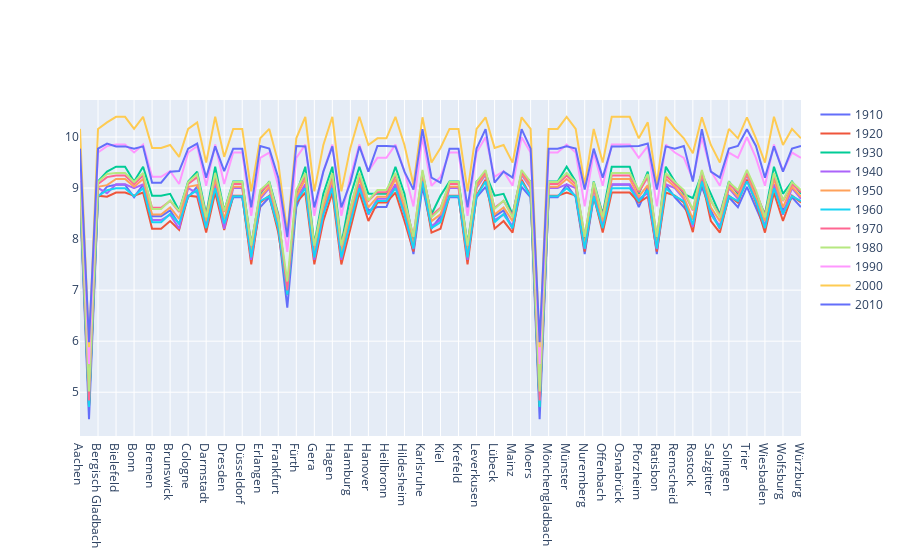

Notebook cell for this chart:
### Code cell
fig = go.Figure()
fig.add_trace(go.Scatter(y=decade_19_1['AverageTemperature'], x=decade_19_1.index,name='1910'))
fig.add_trace(go.Scatter(y=decade_19_2['AverageTemperature'], x=decade_19_2.index, name='1920'))
fig.add_trace(go.Scatter(y=decade_19_3['AverageTemperature'], x=decade_19_3.index, name='1930'))
fig.add_trace(go.Scatter(y=decade_19_4['AverageTemperature'], x=decade_19_4.index, name='1940'))
fig.add_trace(go.Scatter(y=decade_19_5['AverageTemperature'], x=decade_19_5.index, name='1950'))
fig.add_trace(go.Scatter(y=decade_19_6['AverageTemperature'], x=decade_19_6.index, name='1960'))
fig.add_trace(go.Scatter(y=decade_19_7['AverageTemperature'], x=decade_19_7.index, name='1970'))
fig.add_trace(go.Scatter(y=decade_19_8['AverageTemperature'], x=decade_19_8.index, name='1980'))
fig.add_trace(go.Scatter(y=decade_19_9['AverageTemperature'], x=decade_19_9.index, name='1990'))
fig.add_trace(go.Scatter(y=decade_20_1['AverageTemperature'], x=decade_20_1.index, name='2000'))
fig.add_trace(go.Scatter(y=decade_20_2['AverageTemperature'], x=decade_20_2.index, name='2010'))

### Figure 1 — Plotly figure (JSON) as saved in the notebook; plotly's stock layout.template omitted (floating-point values rounded to 4 significant figures)
{"data": [{"name": "1910", "type": "scatter", "x": ["Aachen", "Augsburg", "Bergisch Gladbach", "Berlin", "Bielefeld", "Bochum", "Bonn", "Bottrop", "Bremen", "Bremerhaven", "Brunswick", "Chemnitz", "Cologne", "Cottbus", "Darmstadt", "Dortmund", "Dresden", "Duisburg", "Düsseldorf", "Erfurt", "Erlangen", "Essen", "Frankfurt", "Freiburg", "Fürth", "Gelsenkirchen", "Gera", "Göttingen", "Hagen", "Halle", "Hamburg", "Hamm", "Hanover", "Heidelberg", "Heilbronn", "Herne", "Hildesheim", "Ingolstadt", "Karlsruhe", "Kassel", "Kiel", "Koblenz", "Krefeld", "Leipzig", "Leverkusen", "Ludwigshafen", "Lübeck", "Magdeburg", "Mainz", "Mannheim", "Moers", "Munich", "Mönchengladbach", "Mülheim", "Münster", "Neuss", "Nuremberg", "Oberhausen", "Offenbach", "Oldenburg", "Osnabrück", "Paderborn", "Pforzheim", "Potsdam", "Ratisbon", "Recklinghausen", "Remscheid", "Reutlingen", "Rostock", "Saarbrücken", "Salzgitter", "Siegen", "Solingen", "Stuttgart", "Trier", "Ulm", "Wiesbaden", "Witten", "Wolfsburg", "Wuppertal", "Würzburg"], "y": [8.819, 4.471, 8.819, 9.029, 9.066, 9.066, 8.819, 9.066, 8.445, 8.445, 8.562, 8.29, 8.819, 9.029, 8.203, 9.066, 8.29, 8.819, 8.819, 7.629, 8.626, 8.819, 8.203, 6.658, 8.626, 9.066, 7.629, 8.562, 9.066, 7.629, 8.445, 9.066, 8.562, 8.626, 8.626, 9.066, 8.562, 7.707, 9.025, 8.203, 8.445, 8.819, 8.819, 7.629, 8.819, 9.025, 8.445, 8.562, 8.203, 9.025, 8.819, 4.471, 8.819, 8.819, 9.066, 8.819, 7.707, 8.819, 8.203, 9.066, 9.066, 9.066, 8.626, 9.029, 7.707, 9.066, 8.819, 8.626, 8.391, 9.025, 8.562, 8.203, 8.819, 8.626, 9.025, 8.626, 8.203, 9.066, 8.562, 8.819, 8.626]}, {"name": "1920", "type": "scatter", "x": ["Aachen", "Augsburg", "Bergisch Gladbach", "Berlin", "Bielefeld", "Bochum", "Bonn", "Bottrop", "Bremen", "Bremerhaven", "Brunswick", "Chemnitz", "Cologne", "Cottbus", "Darmstadt", "Dortmund", "Dresden", "Duisburg", "Düsseldorf", "Erfurt", "Erlangen", "Essen", "Frankfurt", "Freiburg", "Fürth", "Gelsenkirchen", "Gera", "Göttingen", "Hagen", "Halle", "Hamburg", "Hamm", "Hanover", "Heidelberg", "Heilbronn", "Herne", "Hildesheim", "Ingolstadt", "Karlsruhe", "Kassel", "Kiel", "Koblenz", "Krefeld", "Leipzig", "Leverkusen", "Ludwigshafen", "Lübeck", "Magdeburg", "Mainz", "Mannheim", "Moers", "Munich", "Mönchengladbach", "Mülheim", "Münster", "Neuss", "Nuremberg", "Oberhausen", "Offenbach", "Oldenburg", "Osnabrück", "Paderborn", "Pforzheim", "Potsdam", "Ratisbon", "Recklinghausen", "Remscheid", "Reutlingen", "Rostock", "Saarbrücken", "Salzgitter", "Siegen", "Solingen", "Stuttgart", "Trier", "Ulm", "Wiesbaden", "Witten", "Wolfsburg", "Wuppertal", "Würzburg"], "y": [8.851, 4.74, 8.851, 8.832, 8.911, 8.911, 8.851, 8.911, 8.204, 8.204, 8.354, 8.18, 8.851, 8.832, 8.127, 8.911, 8.18, 8.851, 8.851, 7.504, 8.716, 8.851, 8.127, 6.98, 8.716, 8.911, 7.504, 8.354, 8.911, 7.504, 8.204, 8.911, 8.354, 8.716, 8.716, 8.911, 8.354, 7.755, 9.163, 8.127, 8.204, 8.851, 8.851, 7.504, 8.851, 9.163, 8.204, 8.354, 8.127, 9.163, 8.851, 4.74, 8.851, 8.851, 8.911, 8.851, 7.755, 8.851, 8.127, 8.911, 8.911, 8.911, 8.716, 8.832, 7.755, 8.911, 8.851, 8.716, 8.135, 9.163, 8.354, 8.127, 8.851, 8.716, 9.163, 8.716, 8.127, 8.911, 8.354, 8.851, 8.716]}, {"name": "1930", "type": "scatter", "x": ["Aachen", "Augsburg", "Bergisch Gladbach", "Berlin", "Bielefeld", "Bochum", "Bonn", "Bottrop", "Bremen", "Bremerhaven", "Brunswick", "Chemnitz", "Cologne", "Cottbus", "Darmstadt", "Dortmund", "Dresden", "Duisburg", "Düsseldorf", "Erfurt", "Erlangen", "Essen", "Frankfurt", "Freiburg", "Fürth", "Gelsenkirchen", "Gera", "Göttingen", "Hagen", "Halle", "Hamburg", "Hamm", "Hanover", "Heidelberg", "Heilbronn", "Herne", "Hildesheim", "Ingolstadt", "Karlsruhe", "Kassel", "Kiel", "Koblenz", "Krefeld", "Leipzig", "Leverkusen", "Ludwigshafen", "Lübeck", "Magdeburg", "Mainz", "Mannheim", "Moers", "Munich", "Mönchengladbach", "Mülheim", "Münster", "Neuss", "Nuremberg", "Oberhausen", "Offenbach", "Oldenburg", "Osnabrück", "Paderborn", "Pforzheim", "Potsdam", "Ratisbon", "Recklinghausen", "Remscheid", "Reutlingen", "Rostock", "Saarbrücken", "Salzgitter", "Siegen", "Solingen", "Stuttgart", "Trier", "Ulm", "Wiesbaden", "Witten", "Wolfsburg", "Wuppertal", "Würzburg"], "y": [9.13, 4.716, 9.13, 9.322, 9.418, 9.418, 9.13, 9.418, 8.85, 8.85, 8.888, 8.554, 9.13, 9.322, 8.486, 9.418, 8.554, 9.13, 9.13, 7.9, 8.887, 9.13, 8.486, 6.918, 8.887, 9.418, 7.9, 8.888, 9.418, 7.9, 8.85, 9.418, 8.888, 8.887, 8.887, 9.418, 8.888, 7.948, 9.282, 8.486, 8.85, 9.13, 9.13, 7.9, 9.13, 9.282, 8.85, 8.888, 8.486, 9.282, 9.13, 4.716, 9.13, 9.13, 9.418, 9.13, 7.948, 9.13, 8.486, 9.418, 9.418, 9.418, 8.887, 9.322, 7.948, 9.418, 9.13, 8.887, 8.803, 9.282, 8.888, 8.486, 9.13, 8.887, 9.282, 8.887, 8.486, 9.418, 8.888, 9.13, 8.887]}, {"name": "1940", "type": "scatter", "x": ["Aachen", "Augsburg", "Bergisch Gladbach", "Berlin", "Bielefeld", "Bochum", "Bonn", "Bottrop", "Bremen", "Bremerhaven", "Brunswick", "Chemnitz", "Cologne", "Cottbus", "Darmstadt", "Dortmund", "Dresden", "Duisburg", "Düsseldorf", "Erfurt", "Erlangen", "Essen", "Frankfurt", "Freiburg", "Fürth", "Gelsenkirchen", "Gera", "Göttingen", "Hagen", "Halle", "Hamburg", "Hamm", "Hanover", "Heidelberg", "Heilbronn", "Herne", "Hildesheim", "Ingolstadt", "Karlsruhe", "Kassel", "Kiel", "Koblenz", "Krefeld", "Leipzig", "Leverkusen", "Ludwigshafen", "Lübeck", "Magdeburg", "Mainz", "Mannheim", "Moers", "Munich", "Mönchengladbach", "Mülheim", "Münster", "Neuss", "Nuremberg", "Oberhausen", "Offenbach", "Oldenburg", "Osnabrück", "Paderborn", "Pforzheim", "Potsdam", "Ratisbon", "Recklinghausen", "Remscheid", "Reutlingen", "Rostock", "Saarbrücken", "Salzgitter", "Siegen", "Solingen", "Stuttgart", "Trier", "Ulm", "Wiesbaden", "Witten", "Wolfsburg", "Wuppertal", "Würzburg"], "y": [9.0, 4.827, 9.0, 8.899, 9.074, 9.074, 9.0, 9.074, 8.372, 8.372, 8.479, 8.201, 9.0, 8.899, 8.257, 9.074, 8.201, 9.0, 9.0, 7.593, 8.789, 9.0, 8.257, 7.061, 8.789, 9.074, 7.593, 8.479, 9.074, 7.593, 8.372, 9.074, 8.479, 8.789, 8.789, 9.074, 8.479, 7.805, 9.263, 8.257, 8.372, 9.0, 9.0, 7.593, 9.0, 9.263, 8.372, 8.479, 8.257, 9.263, 9.0, 4.827, 9.0, 9.0, 9.074, 9.0, 7.805, 9.0, 8.257, 9.074, 9.074, 9.074, 8.789, 8.899, 7.805, 9.074, 9.0, 8.789, 8.239, 9.263, 8.479, 8.257, 9.0, 8.789, 9.263, 8.789, 8.257, 9.074, 8.479, 9.0, 8.789]}, {"name": "1950", "type": "scatter", "x": ["Aachen", "Augsburg", "Bergisch Gladbach", "Berlin", "Bielefeld", "Bochum", "Bonn", "Bottrop", "Bremen", "Bremerhaven", "Brunswick", "Chemnitz", "Cologne", "Cottbus", "Darmstadt", "Dortmund", "Dresden", "Duisburg", "Düsseldorf", "Erfurt", "Erlangen", "Essen", "Frankfurt", "Freiburg", "Fürth", "Gelsenkirchen", "Gera", "Göttingen", "Hagen", "Halle", "Hamburg", "Hamm", "Hanover", "Heidelberg", "Heilbronn", "Herne", "Hildesheim", "Ingolstadt", "Karlsruhe", "Kassel", "Kiel", "Koblenz", "Krefeld", "Leipzig", "Leverkusen", "Ludwigshafen", "Lübeck", "Magdeburg", "Mainz", "Mannheim", "Moers", "Munich", "Mönchengladbach", "Mülheim", "Münster", "Neuss", "Nuremberg", "Oberhausen", "Offenbach", "Oldenburg", "Osnabrück", "Paderborn", "Pforzheim", "Potsdam", "Ratisbon", "Recklinghausen", "Remscheid", "Reutlingen", "Rostock", "Saarbrücken", "Salzgitter", "Siegen", "Solingen", "Stuttgart", "Trier", "Ulm", "Wiesbaden", "Witten", "Wolfsburg", "Wuppertal", "Würzburg"], "y": [9.026, 4.841, 9.026, 9.057, 9.178, 9.178, 9.026, 9.178, 8.483, 8.483, 8.62, 8.396, 9.026, 9.057, 8.351, 9.178, 8.396, 9.026, 9.026, 7.729, 8.83, 9.026, 8.351, 7.03, 8.83, 9.178, 7.729, 8.62, 9.178, 7.729, 8.483, 9.178, 8.62, 8.83, 8.83, 9.178, 8.62, 7.873, 9.29, 8.351, 8.483, 9.026, 9.026, 7.729, 9.026, 9.29, 8.483, 8.62, 8.351, 9.29, 9.026, 4.841, 9.026, 9.026, 9.178, 9.026, 7.873, 9.026, 8.351, 9.178, 9.178, 9.178, 8.83, 9.057, 7.873, 9.178, 9.026, 8.83, 8.383, 9.29, 8.62, 8.351, 9.026, 8.83, 9.29, 8.83, 8.351, 9.178, 8.62, 9.026, 8.83]}, {"name": "1960", "type": "scatter", "x": ["Aachen", "Augsburg", "Bergisch Gladbach", "Berlin", "Bielefeld", "Bochum", "Bonn", "Bottrop", "Bremen", "Bremerhaven", "Brunswick", "Chemnitz", "Cologne", "Cottbus", "Darmstadt", "Dortmund", "Dresden", "Duisburg", "Düsseldorf", "Erfurt", "Erlangen", "Essen", "Frankfurt", "Freiburg", "Fürth", "Gelsenkirchen", "Gera", "Göttingen", "Hagen", "Halle", "Hamburg", "Hamm", "Hanover", "Heidelberg", "Heilbronn", "Herne", "Hildesheim", "Ingolstadt", "Karlsruhe", "Kassel", "Kiel", "Koblenz", "Krefeld", "Leipzig", "Leverkusen", "Ludwigshafen", "Lübeck", "Magdeburg", "Mainz", "Mannheim", "Moers", "Munich", "Mönchengladbach", "Mülheim", "Münster", "Neuss", "Nuremberg", "Oberhausen", "Offenbach", "Oldenburg", "Osnabrück", "Paderborn", "Pforzheim", "Potsdam", "Ratisbon", "Recklinghausen", "Remscheid", "Reutlingen", "Rostock", "Saarbrücken", "Salzgitter", "Siegen", "Solingen", "Stuttgart", "Trier", "Ulm", "Wiesbaden", "Witten", "Wolfsburg", "Wuppertal", "Würzburg"], "y": [8.842, 4.713, 8.842, 8.959, 8.997, 8.997, 8.842, 8.997, 8.331, 8.331, 8.493, 8.305, 8.842, 8.959, 8.215, 8.997, 8.305, 8.842, 8.842, 7.64, 8.744, 8.842, 8.215, 6.924, 8.744, 8.997, 7.64, 8.493, 8.997, 7.64, 8.331, 8.997, 8.493, 8.744, 8.744, 8.997, 8.493, 7.816, 9.13, 8.215, 8.331, 8.842, 8.842, 7.64, 8.842, 9.13, 8.331, 8.493, 8.215, 9.13, 8.842, 4.713, 8.842, 8.842, 8.997, 8.842, 7.816, 8.842, 8.215, 8.997, 8.997, 8.997, 8.744, 8.959, 7.816, 8.997, 8.842, 8.744, 8.285, 9.13, 8.493, 8.215, 8.842, 8.744, 9.13, 8.744, 8.215, 8.997, 8.493, 8.842, 8.744]}, {"name": "1970", "type": "scatter", "x": ["Aachen", "Augsburg", "Bergisch Gladbach", "Berlin", "Bielefeld", "Bochum", "Bonn", "Bottrop", "Bremen", "Bremerhaven", "Brunswick", "Chemnitz", "Cologne", "Cottbus", "Darmstadt", "Dortmund", "Dresden", "Duisburg", "Düsseldorf", "Erfurt", "Erlangen", "Essen", "Frankfurt", "Freiburg", "Fürth", "Gelsenkirchen", "Gera", "Göttingen", "Hagen", "Halle", "Hamburg", "Hamm", "Hanover", "Heidelberg", "Heilbronn", "Herne", "Hildesheim", "Ingolstadt", "Karlsruhe", "Kassel", "Kiel", "Koblenz", "Krefeld", "Leipzig", "Leverkusen", "Ludwigshafen", "Lübeck", "Magdeburg", "Mainz", "Mannheim", "Moers", "Munich", "Mönchengladbach", "Mülheim", "Münster", "Neuss", "Nuremberg", "Oberhausen", "Offenbach", "Oldenburg", "Osnabrück", "Paderborn", "Pforzheim", "Potsdam", "Ratisbon", "Recklinghausen", "Remscheid", "Reutlingen", "Rostock", "Saarbrücken", "Salzgitter", "Siegen", "Solingen", "Stuttgart", "Trier", "Ulm", "Wiesbaden", "Witten", "Wolfsburg", "Wuppertal", "Würzburg"], "y": [9.079, 4.841, 9.079, 9.215, 9.247, 9.247, 9.079, 9.247, 8.613, 8.613, 8.748, 8.532, 9.079, 9.215, 8.463, 9.247, 8.532, 9.079, 9.079, 7.863, 8.92, 9.079, 8.463, 6.994, 8.92, 9.247, 7.863, 8.748, 9.247, 7.863, 8.613, 9.247, 8.748, 8.92, 8.92, 9.247, 8.748, 8.05, 9.32, 8.463, 8.613, 9.079, 9.079, 7.863, 9.079, 9.32, 8.613, 8.748, 8.463, 9.32, 9.079, 4.841, 9.079, 9.079, 9.247, 9.079, 8.05, 9.079, 8.463, 9.247, 9.247, 9.247, 8.92, 9.215, 8.05, 9.247, 9.079, 8.92, 8.563, 9.32, 8.748, 8.463, 9.079, 8.92, 9.32, 8.92, 8.463, 9.247, 8.748, 9.079, 8.92]}, {"name": "1980", "type": "scatter", "x": ["Aachen", "Augsburg", "Bergisch Gladbach", "Berlin", "Bielefeld", "Bochum", "Bonn", "Bottrop", "Bremen", "Bremerhaven", "Brunswick", "Chemnitz", "Cologne", "Cottbus", "Darmstadt", "Dortmund", "Dresden", "Duisburg", "Düsseldorf", "Erfurt", "Erlangen", "Essen", "Frankfurt", "Freiburg", "Fürth", "Gelsenkirchen", "Gera", "Göttingen", "Hagen", "Halle", "Hamburg", "Hamm", "Hanover", "Heidelberg", "Heilbronn", "Herne", "Hildesheim", "Ingolstadt", "Karlsruhe", "Kassel", "Kiel", "Koblenz", "Krefeld", "Leipzig", "Leverkusen", "Ludwigshafen", "Lübeck", "Magdeburg", "Mainz", "Mannheim", "Moers", "Munich", "Mönchengladbach", "Mülheim", "Münster", "Neuss", "Nuremberg", "Oberhausen", "Offenbach", "Oldenburg", "Osnabrück", "Paderborn", "Pforzheim", "Potsdam", "Ratisbon", "Recklinghausen", "Remscheid", "Reutlingen", "Rostock", "Saarbrücken", "Salzgitter", "Siegen", "Solingen", "Stuttgart", "Trier", "Ulm", "Wiesbaden", "Witten", "Wolfsburg", "Wuppertal", "Würzburg"], "y": [9.118, 5.015, 9.118, 9.275, 9.295, 9.295, 9.118, 9.295, 8.592, 8.592, 8.756, 8.547, 9.118, 9.275, 8.426, 9.295, 8.547, 9.118, 9.118, 7.87, 8.96, 9.118, 8.426, 7.169, 8.96, 9.295, 7.87, 8.756, 9.295, 7.87, 8.592, 9.295, 8.756, 8.96, 8.96, 9.295, 8.756, 8.043, 9.354, 8.426, 8.592, 9.118, 9.118, 7.87, 9.118, 9.354, 8.592, 8.756, 8.426, 9.354, 9.118, 5.015, 9.118, 9.118, 9.295, 9.118, 8.043, 9.118, 8.426, 9.295, 9.295, 9.295, 8.96, 9.275, 8.043, 9.295, 9.118, 8.96, 8.578, 9.354, 8.756, 8.426, 9.118, 8.96, 9.354, 8.96, 8.426, 9.295, 8.756, 9.118, 8.96]}, {"name": "1990", "type": "scatter", "x": ["Aachen", "Augsburg", "Bergisch Gladbach", "Berlin", "Bielefeld", "Bochum", "Bonn", "Bottrop", "Bremen", "Bremerhaven", "Brunswick", "Chemnitz", "Cologne", "Cottbus", "Darmstadt", "Dortmund", "Dresden", "Duisburg", "Düsseldorf", "Erfurt", "Erlangen", "Essen", "Frankfurt", "Freiburg", "Fürth", "Gelsenkirchen", "Gera", "Göttingen", "Hagen", "Halle", "Hamburg", "Hamm", "Hanover", "Heidelberg", "Heilbronn", "Herne", "Hildesheim", "Ingolstadt", "Karlsruhe", "Kassel", "Kiel", "Koblenz", "Krefeld", "Leipzig", "Leverkusen", "Ludwigshafen", "Lübeck", "Magdeburg", "Mainz", "Mannheim", "Moers", "Munich", "Mönchengladbach", "Mülheim", "Münster", "Neuss", "Nuremberg", "Oberhausen", "Offenbach", "Oldenburg", "Osnabrück", "Paderborn", "Pforzheim", "Potsdam", "Ratisbon", "Recklinghausen", "Remscheid", "Reutlingen", "Rostock", "Saarbrücken", "Salzgitter", "Siegen", "Solingen", "Stuttgart", "Trier", "Ulm", "Wiesbaden", "Witten", "Wolfsburg", "Wuppertal", "Würzburg"], "y": [9.696, 5.556, 9.696, 9.822, 9.852, 9.852, 9.696, 9.852, 9.219, 9.219, 9.33, 9.079, 9.696, 9.822, 9.045, 9.852, 9.079, 9.696, 9.696, 8.455, 9.592, 9.696, 9.045, 7.751, 9.592, 9.852, 8.455, 9.33, 9.852, 8.455, 9.219, 9.852, 9.33, 9.592, 9.592, 9.852, 9.33, 8.639, 9.996, 9.045, 9.219, 9.696, 9.696, 8.455, 9.696, 9.996, 9.219, 9.33, 9.045, 9.996, 9.696, 5.556, 9.696, 9.696, 9.852, 9.696, 8.639, 9.696, 9.045, 9.852, 9.852, 9.852, 9.592, 9.822, 8.639, 9.852, 9.696, 9.592, 9.171, 9.996, 9.33, 9.045, 9.696, 9.592, 9.996, 9.592, 9.045, 9.852, 9.33, 9.696, 9.592]}, {"name": "2000", "type": "scatter", "x": ["Aachen", "Augsburg", "Bergisch Gladbach", "Berlin", "Bielefeld", "Bochum", "Bonn", "Bottrop", "Bremen", "Bremerhaven", "Brunswick", "Chemnitz", "Cologne", "Cottbus", "Darmstadt", "Dortmund", "Dresden", "Duisburg", "Düsseldorf", "Erfurt", "Erlangen", "Essen", "Frankfurt", "Freiburg", "Fürth", "Gelsenkirchen", "Gera", "Göttingen", "Hagen", "Halle", "Hamburg", "Hamm", "Hanover", "Heidelberg", "Heilbronn", "Herne", "Hildesheim", "Ingolstadt", "Karlsruhe", "Kassel", "Kiel", "Koblenz", "Krefeld", "Leipzig", "Leverkusen", "Ludwigshafen", "Lübeck", "Magdeburg", "Mainz", "Mannheim", "Moers", "Munich", "Mönchengladbach", "Mülheim", "Münster", "Neuss", "Nuremberg", "Oberhausen", "Offenbach", "Oldenburg", "Osnabrück", "Paderborn", "Pforzheim", "Potsdam", "Ratisbon", "Recklinghausen", "Remscheid", "Reutlingen", "Rostock", "Saarbrücken", "Salzgitter", "Siegen", "Solingen", "Stuttgart", "Trier", "Ulm", "Wiesbaden", "Witten", "Wolfsburg", "Wuppertal", "Würzburg"], "y": [10.16, 5.881, 10.16, 10.29, 10.4, 10.4, 10.16, 10.4, 9.787, 9.787, 9.844, 9.611, 10.16, 10.29, 9.499, 10.4, 9.611, 10.16, 10.16, 8.935, 9.974, 10.16, 9.499, 8.115, 9.974, 10.4, 8.935, 9.844, 10.4, 8.935, 9.787, 10.4, 9.844, 9.974, 9.974, 10.4, 9.844, 9.064, 10.39, 9.499, 9.787, 10.16, 10.16, 8.935, 10.16, 10.39, 9.787, 9.844, 9.499, 10.39, 10.16, 5.881, 10.16, 10.16, 10.4, 10.16, 9.064, 10.16, 9.499, 10.4, 10.4, 10.4, 9.974, 10.29, 9.064, 10.4, 10.16, 9.974, 9.683, 10.39, 9.844, 9.499, 10.16, 9.974, 10.39, 9.974, 9.499, 10.4, 9.844, 10.16, 9.974]}, {"name": "2010", "type": "scatter", "x": ["Aachen", "Augsburg", "Bergisch Gladbach", "Berlin", "Bielefeld", "Bochum", "Bonn", "Bottrop", "Bremen", "Bremerhaven", "Brunswick", "Chemnitz", "Cologne", "Cottbus", "Darmstadt", "Dortmund", "Dresden", "Duisburg", "Düsseldorf", "Erfurt", "Erlangen", "Essen", "Frankfurt", "Freiburg", "Fürth", "Gelsenkirchen", "Gera", "Göttingen", "Hagen", "Halle", "Hamburg", "Hamm", "Hanover", "Heidelberg", "Heilbronn", "Herne", "Hildesheim", "Ingolstadt", "Karlsruhe", "Kassel", "Kiel", "Koblenz", "Krefeld", "Leipzig", "Leverkusen", "Ludwigshafen", "Lübeck", "Magdeburg", "Mainz", "Mannheim", "Moers", "Munich", "Mönchengladbach", "Mülheim", "Münster", "Neuss", "Nuremberg", "Oberhausen", "Offenbach", "Oldenburg", "Osnabrück", "Paderborn", "Pforzheim", "Potsdam", "Ratisbon", "Recklinghausen", "Remscheid", "Reutlingen", "Rostock", "Saarbrücken", "Salzgitter", "Siegen", "Solingen", "Stuttgart", "Trier", "Ulm", "Wiesbaden", "Witten", "Wolfsburg", "Wuppertal", "Würzburg"], "y": [9.772, 5.982, 9.772, 9.872, 9.816, 9.816, 9.772, 9.816, 9.106, 9.106, 9.322, 9.333, 9.772, 9.872, 9.204, 9.816, 9.333, 9.772, 9.772, 8.621, 9.825, 9.772, 9.204, 8.037, 9.825, 9.816, 8.621, 9.322, 9.816, 8.621, 9.106, 9.816, 9.322, 9.825, 9.825, 9.816, 9.322, 8.97, 10.15, 9.204, 9.106, 9.772, 9.772, 8.621, 9.772, 10.15, 9.106, 9.322, 9.204, 10.15, 9.772, 5.982, 9.772, 9.772, 9.816, 9.772, 8.97, 9.772, 9.204, 9.816, 9.816, 9.816, 9.825, 9.872, 8.97, 9.816, 9.772, 9.825, 9.129, 10.15, 9.322, 9.204, 9.772, 9.825, 10.15, 9.825, 9.204, 9.816, 9.322, 9.772, 9.825]}], "layout": {}}
